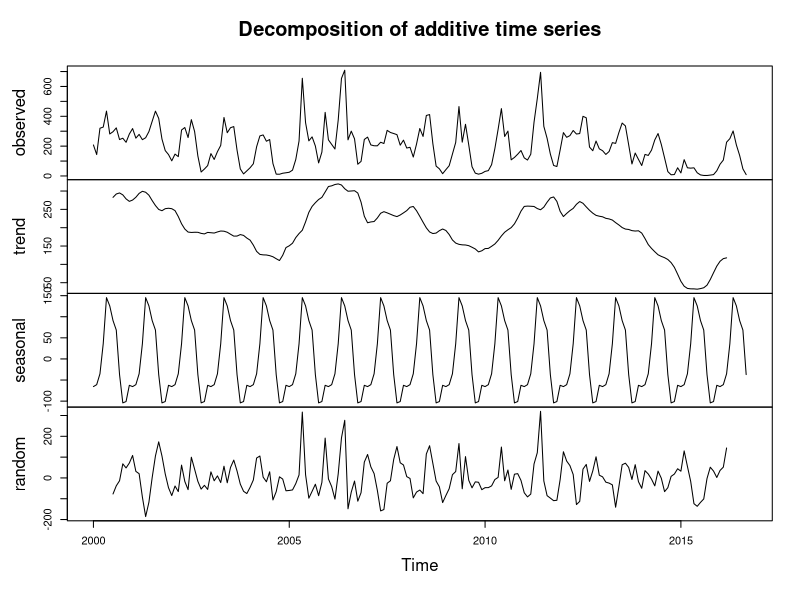
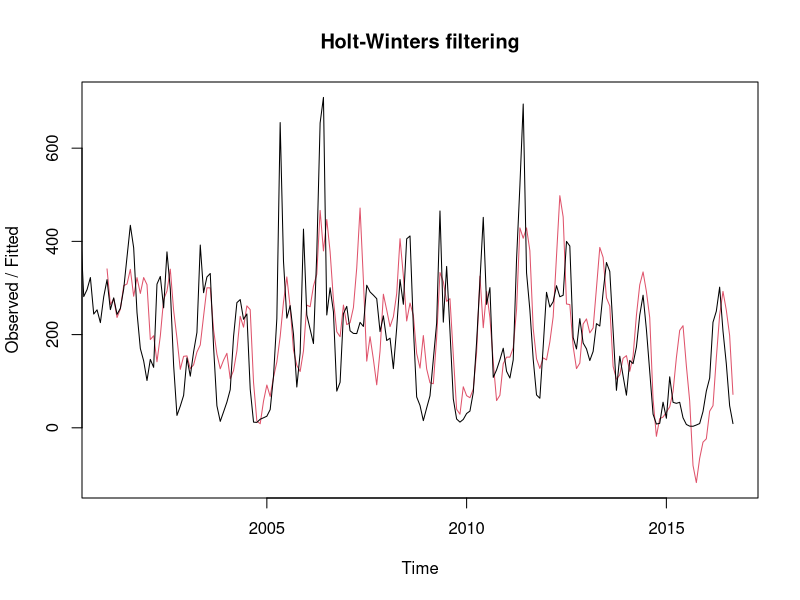
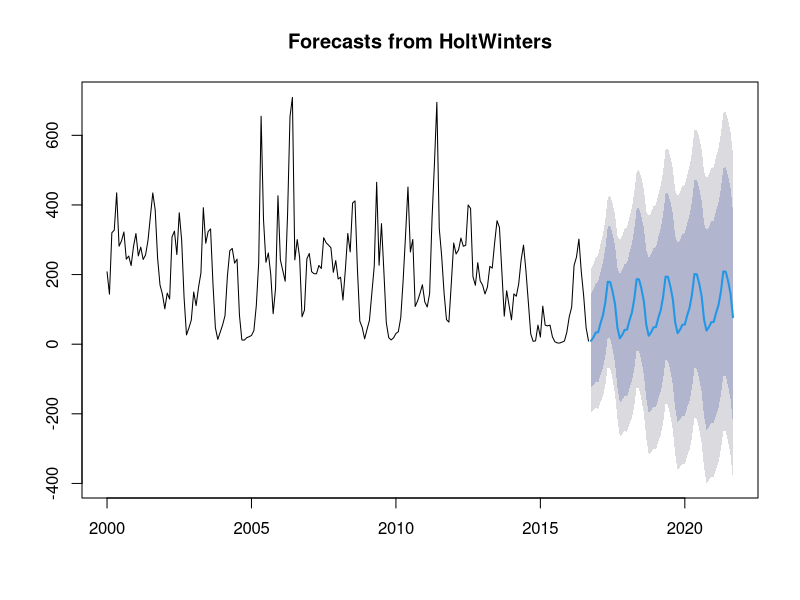
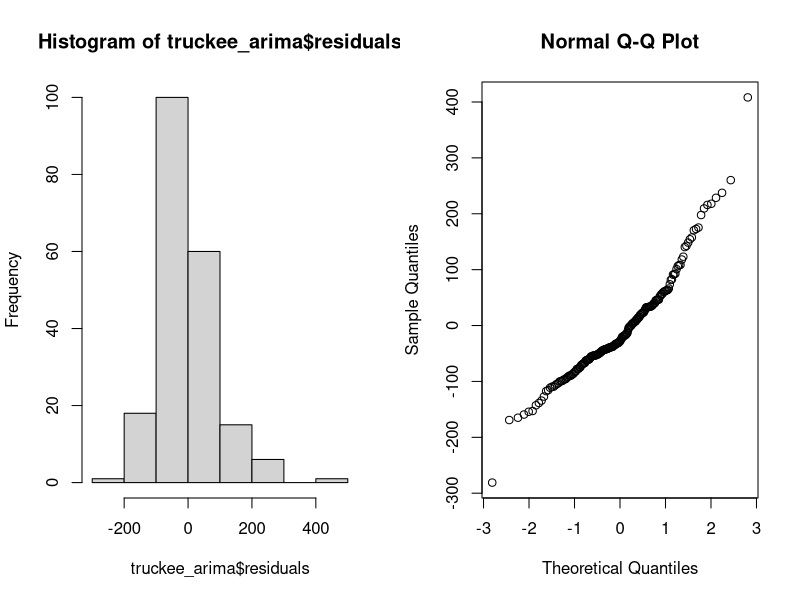
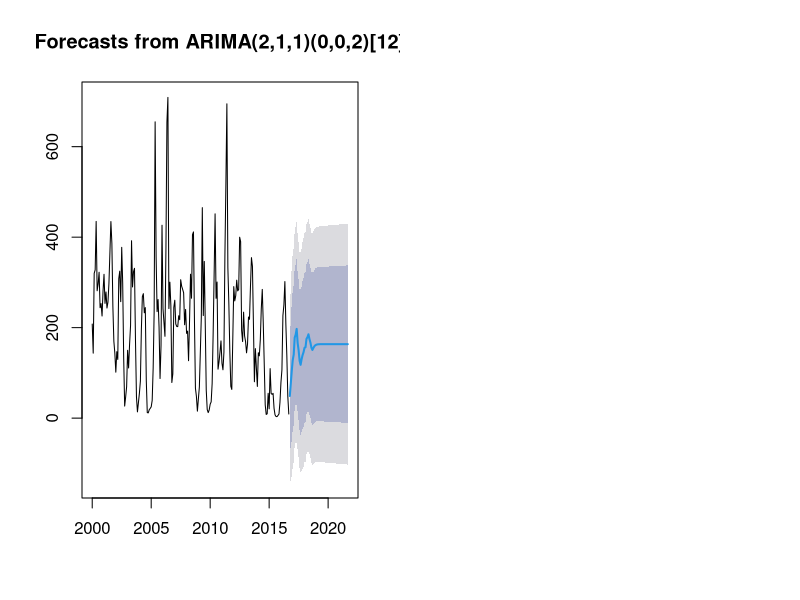
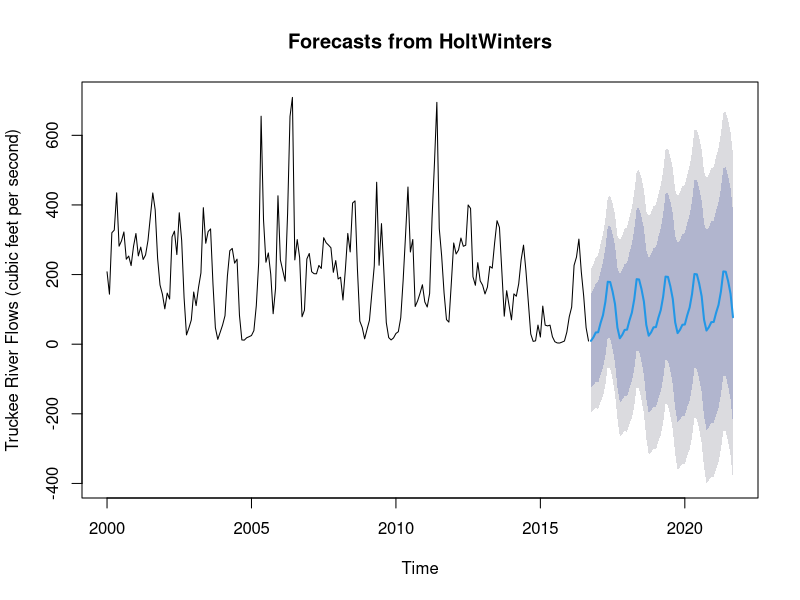

Generate these figures, in order, with R:
library(tidyverse)
library(tseries)
library(forecast)

# Get data
truckee <- read_csv("clean_truckee_flow.csv")

# Convert to ts data
truckee_ts <- ts(truckee$mean_va, frequency = 12, start = c(2000,1))

# plot(truckee_ts)
# Decompose to explore data further

truckee_dc <- decompose(truckee_ts)

plot(truckee_dc)

# Holt Winters exponential smoothing
truckee_hw <- HoltWinters(truckee_ts)

plot(truckee_hw)

# Forecast Holt Winters

truckee_forecast <- forecast(truckee_hw, h = 60)
plot(truckee_forecast)


# Autoregressive integrated moving average (ARIMA) for comparison
# estimate pdq
truckee_pdq <- auto.arima(truckee_ts) # [2,1,1,][0,0,2]

# fit the ARIMA model
truckee_arima <- arima(truckee_ts, order = c(2,1,1), seasonal = list(order = c(0,0,2)))

# evaluate residuals
par(mfrow = c(1,2))
hist(truckee_arima$residuals)
qqnorm(truckee_arima$residuals) # looks normal

# forecast ARIMA
forecast_truckee <- forecast(truckee_arima, h = 60)
plot(forecast_truckee) 

# Graph of Holt Winters & save as png

png(file = "truckee_plot.png", width = 650, height = 350)
plot(truckee_forecast,
     xlab = "Time",
     ylab = "Truckee River Flows (cubic feet per second)")
dev.off()
